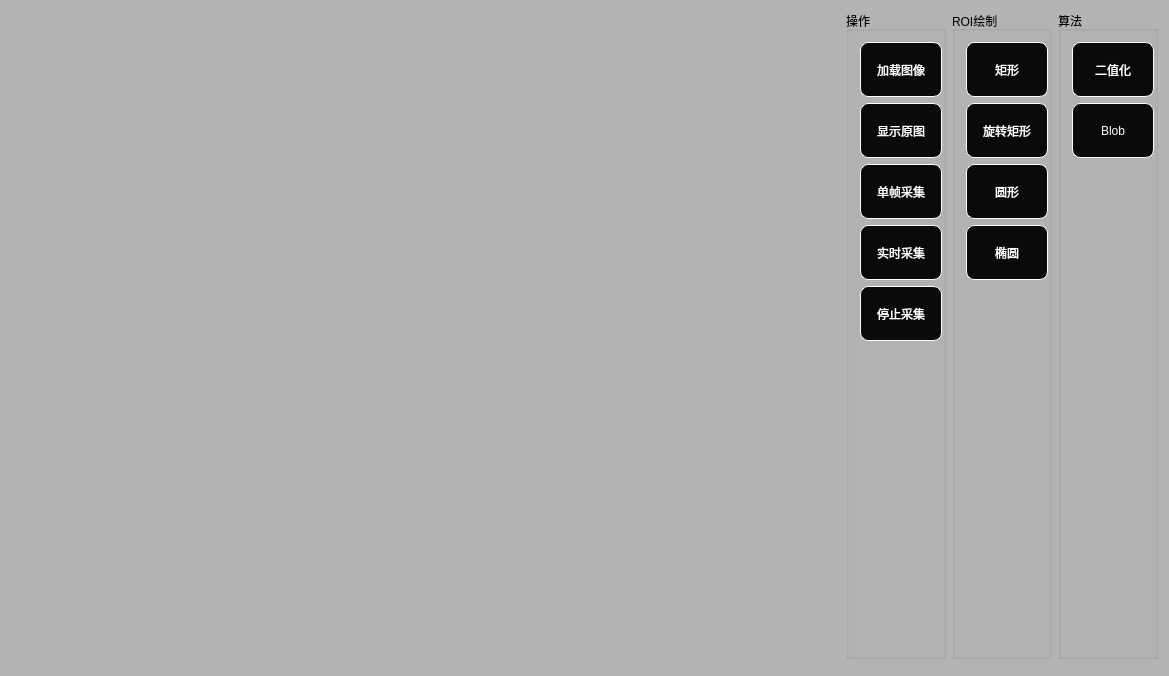
<?xml version="1.0" encoding="UTF-8"?>
<ui version="4.0">
 <class>MainWindow</class>
 <widget class="QMainWindow" name="MainWindow">
  <property name="geometry">
   <rect>
    <x>0</x>
    <y>0</y>
    <width>1169</width>
    <height>676</height>
   </rect>
  </property>
  <property name="windowTitle">
   <string>MainWindow</string>
  </property>
  <property name="styleSheet">
   <string notr="true"/>
  </property>
  <widget class="QWidget" name="centralWidget">
   <property name="styleSheet">
    <string notr="true">#centralWidget{background-color: rgb(180, 180, 180);}


/***************************QPushButton************************************/
QPushButton
{
background-color:rgb(10,10,10);
color: white;
border-radius: 8px;
border: 1px groove white;
border-style: outset;
}

QPushButton:hover
{
background-color:rgb(255,255,0);
color: black;
}

QPushButton:pressed
{
background-color:rgb(0,255,255);
border-style: inset;
}

QPushButton:checked
{
background-color:rgb(0,0,255);
border-style: inset;
}

QPushButton::disabled
{
background-color:rgb(50,50,50);
color: gray;
}

/***************************QTollButton************************************/

QToolButton
{
background-color:rgb(10,10,10);
color: white;
border-radius: 8px;
border: 1px groove white;
border-style: outset;
min-height: 50px;
min-width:80px;
}

QToolButton:hover
{
background-color:rgb(255,255,0);
color: black;
}

QToolButton:pressed
{
background-color:rgb(0,255,255);
border-style: inset;
}

QToolButton:checked{
background-color:rgb(0,0,255);
border-style: inset;
}

QToolButton::disabled
{
background-color:rgb(50,50,50);
color: gray;
}</string>
   </property>
   <layout class="QGridLayout" name="gridLayout">
    <item row="0" column="3">
     <widget class="QGroupBox" name="groupBox">
      <property name="minimumSize">
       <size>
        <width>100</width>
        <height>0</height>
       </size>
      </property>
      <property name="maximumSize">
       <size>
        <width>100</width>
        <height>16777215</height>
       </size>
      </property>
      <property name="title">
       <string>ROI绘制</string>
      </property>
      <layout class="QGridLayout" name="gridLayout_3">
       <item row="1" column="0">
        <widget class="QToolButton" name="btnRotateRect">
         <property name="minimumSize">
          <size>
           <width>82</width>
           <height>52</height>
          </size>
         </property>
         <property name="maximumSize">
          <size>
           <width>80</width>
           <height>16777215</height>
          </size>
         </property>
         <property name="text">
          <string>旋转矩形</string>
         </property>
        </widget>
       </item>
       <item row="2" column="0">
        <widget class="QToolButton" name="btnCircle">
         <property name="minimumSize">
          <size>
           <width>82</width>
           <height>52</height>
          </size>
         </property>
         <property name="maximumSize">
          <size>
           <width>80</width>
           <height>16777215</height>
          </size>
         </property>
         <property name="text">
          <string>圆形</string>
         </property>
        </widget>
       </item>
       <item row="0" column="0">
        <widget class="QToolButton" name="btnRect">
         <property name="minimumSize">
          <size>
           <width>82</width>
           <height>52</height>
          </size>
         </property>
         <property name="maximumSize">
          <size>
           <width>80</width>
           <height>16777215</height>
          </size>
         </property>
         <property name="text">
          <string>矩形</string>
         </property>
        </widget>
       </item>
       <item row="4" column="0">
        <spacer name="verticalSpacer">
         <property name="orientation">
          <enum>Qt::Vertical</enum>
         </property>
         <property name="sizeHint" stdset="0">
          <size>
           <width>20</width>
           <height>40</height>
          </size>
         </property>
        </spacer>
       </item>
       <item row="3" column="0">
        <widget class="QToolButton" name="btnEllipse">
         <property name="text">
          <string>椭圆</string>
         </property>
        </widget>
       </item>
      </layout>
     </widget>
    </item>
    <item row="0" column="4">
     <widget class="QGroupBox" name="groupBox_2">
      <property name="minimumSize">
       <size>
        <width>100</width>
        <height>0</height>
       </size>
      </property>
      <property name="maximumSize">
       <size>
        <width>100</width>
        <height>16777215</height>
       </size>
      </property>
      <property name="title">
       <string>算法</string>
      </property>
      <layout class="QGridLayout" name="gridLayout_2">
       <item row="0" column="0">
        <widget class="QToolButton" name="btnThreshold">
         <property name="minimumSize">
          <size>
           <width>82</width>
           <height>52</height>
          </size>
         </property>
         <property name="maximumSize">
          <size>
           <width>80</width>
           <height>16777215</height>
          </size>
         </property>
         <property name="text">
          <string>二值化</string>
         </property>
        </widget>
       </item>
       <item row="2" column="0">
        <spacer name="verticalSpacer_2">
         <property name="orientation">
          <enum>Qt::Vertical</enum>
         </property>
         <property name="sizeHint" stdset="0">
          <size>
           <width>20</width>
           <height>40</height>
          </size>
         </property>
        </spacer>
       </item>
       <item row="1" column="0">
        <widget class="QToolButton" name="btnBlob">
         <property name="text">
          <string>Blob</string>
         </property>
        </widget>
       </item>
      </layout>
     </widget>
    </item>
    <item row="0" column="0" rowspan="2" colspan="2">
     <layout class="QVBoxLayout" name="layOutImage"/>
    </item>
    <item row="0" column="2">
     <widget class="QGroupBox" name="groupBox_3">
      <property name="minimumSize">
       <size>
        <width>100</width>
        <height>0</height>
       </size>
      </property>
      <property name="maximumSize">
       <size>
        <width>100</width>
        <height>16777215</height>
       </size>
      </property>
      <property name="title">
       <string>操作</string>
      </property>
      <layout class="QVBoxLayout" name="verticalLayout">
       <item>
        <widget class="QToolButton" name="btnAddPic">
         <property name="minimumSize">
          <size>
           <width>82</width>
           <height>52</height>
          </size>
         </property>
         <property name="maximumSize">
          <size>
           <width>80</width>
           <height>16777215</height>
          </size>
         </property>
         <property name="text">
          <string>加载图像</string>
         </property>
        </widget>
       </item>
       <item>
        <widget class="QToolButton" name="btnShowOrigin">
         <property name="text">
          <string>显示原图</string>
         </property>
        </widget>
       </item>
       <item>
        <widget class="QToolButton" name="btnCheck">
         <property name="text">
          <string>单帧采集</string>
         </property>
        </widget>
       </item>
       <item>
        <widget class="QToolButton" name="btnLive">
         <property name="text">
          <string>实时采集</string>
         </property>
        </widget>
       </item>
       <item>
        <widget class="QToolButton" name="btnStop">
         <property name="text">
          <string>停止采集</string>
         </property>
        </widget>
       </item>
       <item>
        <spacer name="verticalSpacer_3">
         <property name="orientation">
          <enum>Qt::Vertical</enum>
         </property>
         <property name="sizeHint" stdset="0">
          <size>
           <width>20</width>
           <height>40</height>
          </size>
         </property>
        </spacer>
       </item>
      </layout>
     </widget>
    </item>
   </layout>
  </widget>
 </widget>
 <layoutdefault spacing="6" margin="11"/>
 <resources/>
 <connections/>
</ui>
